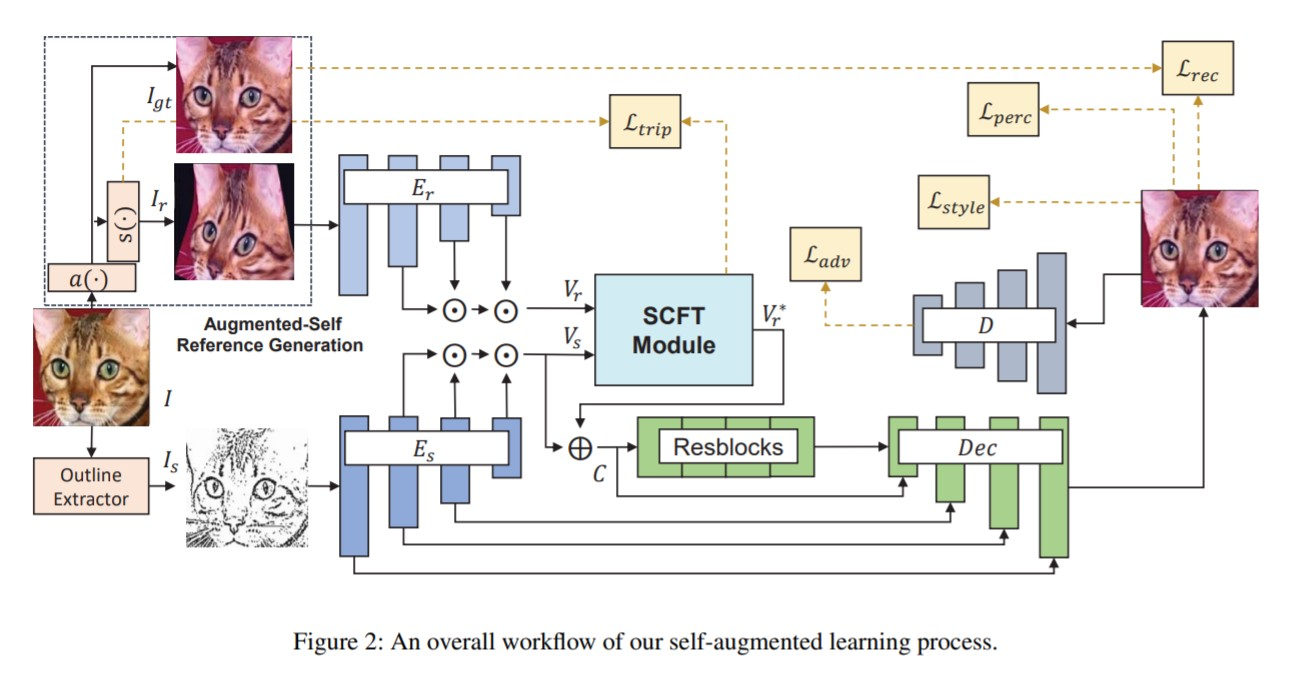
#> input picture reference_scft/data/concept.png, 1301 x 677 px
$ python -i xdog.py   (imports and definitions only)
#> lines starting #> are read from the running program, lines starting #| are printed output that depends on the picture; after the words box and inside, x2 and y2 are one past the last pixel; in counts of white or black regions, pixels touching at a corner belong together
import numpy as np
import cv2 as cv


def sharpImage(img, sigma, k_sigma, p):
    sigma_large = sigma * k_sigma
    G_small = cv.GaussianBlur(img, (0, 0), sigma)
    G_large = cv.GaussianBlur(img, (0, 0), sigma_large)
    S = (1+p) * G_small - p * G_large

    return S


def softThreshold(SI, epsilon, phi):
    T = np.zeros(SI.shape)
    SI_bright = SI >= epsilon
    SI_dark = SI < epsilon
    T[SI_bright] = 1.0
    T[SI_dark] = 1.0 + np.tanh(phi * (SI[SI_dark] - epsilon))

    return T


def xdog(img, sigma, k_sigma, p, epsilon, phi):
    S = sharpImage(img, sigma, k_sigma, p)
    SI = np.multiply(img, S)
    T = softThreshold(SI, epsilon, phi)

    return T


def xdog_process(filename):
#> called with filename = 'data/concept.png'
    img = cv.imread(filename)
#> img is the input picture: shape (677, 1301, 3); mean B, G, R 232.1, 233, 235.7
    img = cv.cvtColor(img, cv.COLOR_RGB2GRAY)
#> img: shape (677, 1301)
    img = img / 255.0
    sigma = np.random.choice([0.3, 0.4, 0.5])
    img = xdog(img, sigma, 4.5, 19, 0.01, 10^9)
#> in sharpImage, `S = (1+p) * G_small - p * G_large`:
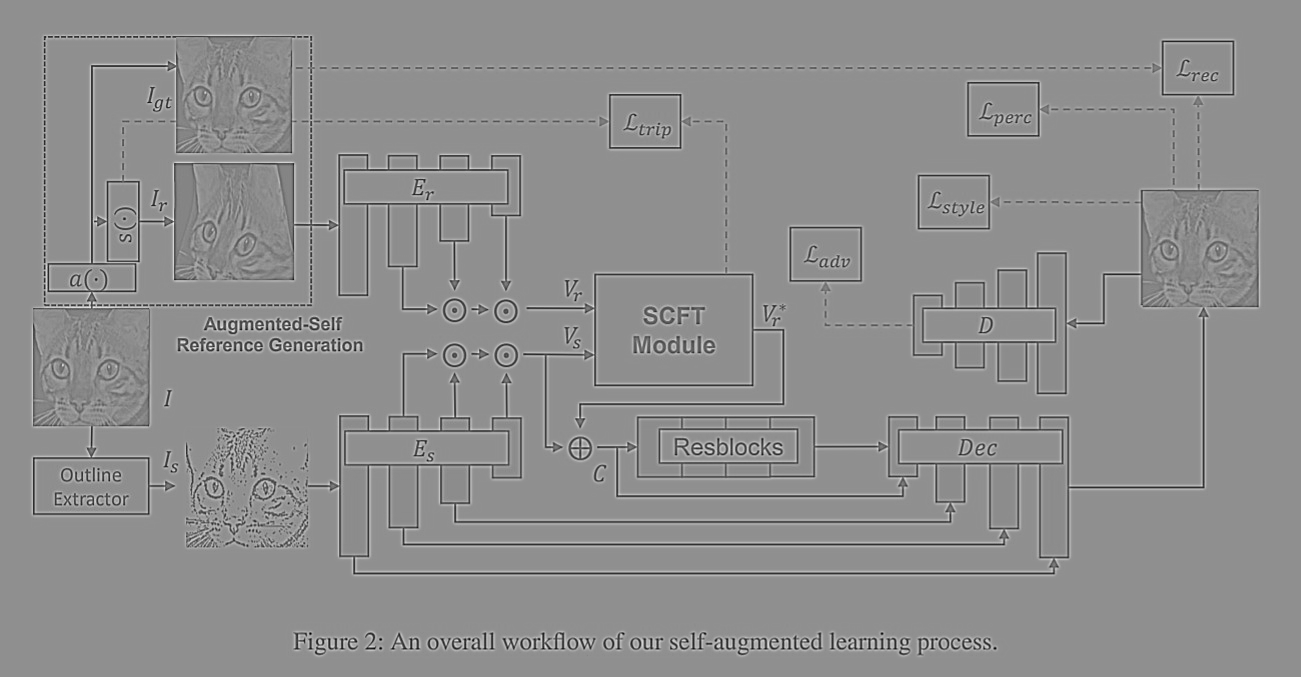
#> S: shape (677, 1301) float64; min -10.89, max 10.18, mean 0.914; drawn with min black and max white
#> in xdog, `SI = np.multiply(img, S)`:
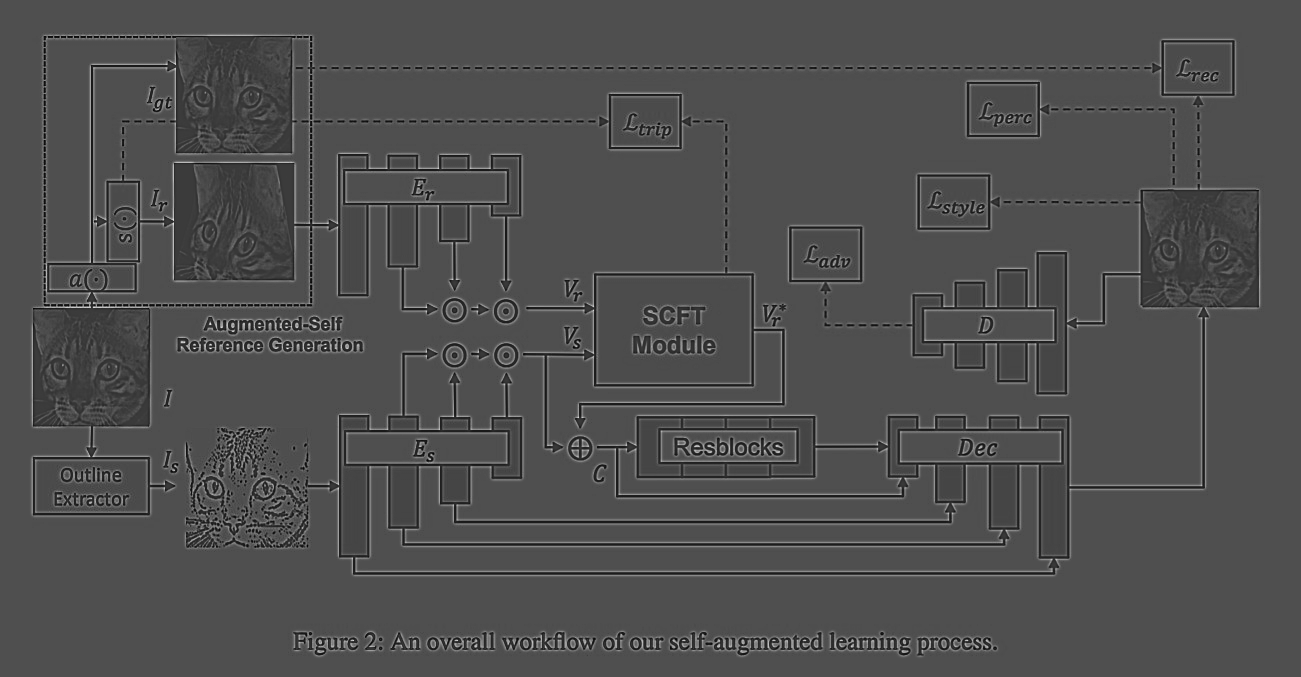
#> SI: shape (677, 1301) float64; min -3.05, max 10.02, mean 1.01; drawn with min black and max white
#> in softThreshold, `SI_bright = SI >= epsilon`:
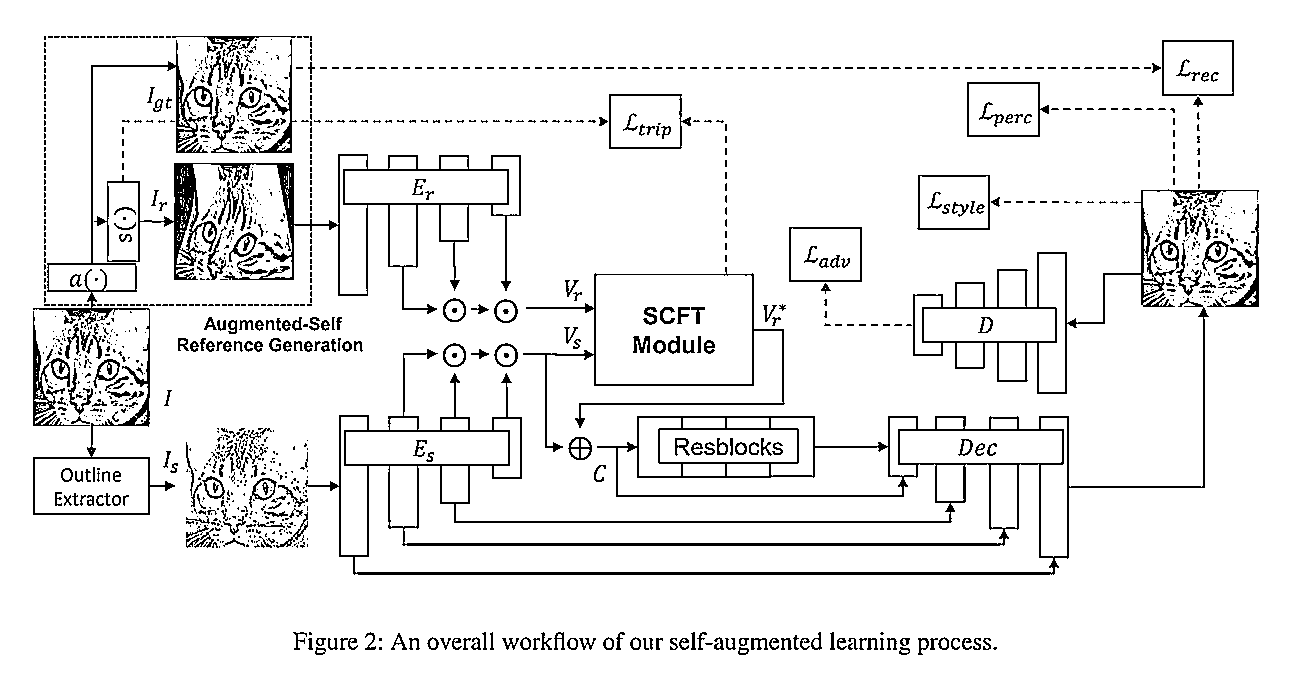
#> SI_bright: shape (677, 1301) bool; 92.7% white; black in thin lines or dots, all inside (x1, y1, x2, y2) = (33, 36, 1259, 655)
#> in softThreshold, `T[SI_dark] = 1.0 + np.tanh(phi * (SI[SI_dark] - epsilon))`:
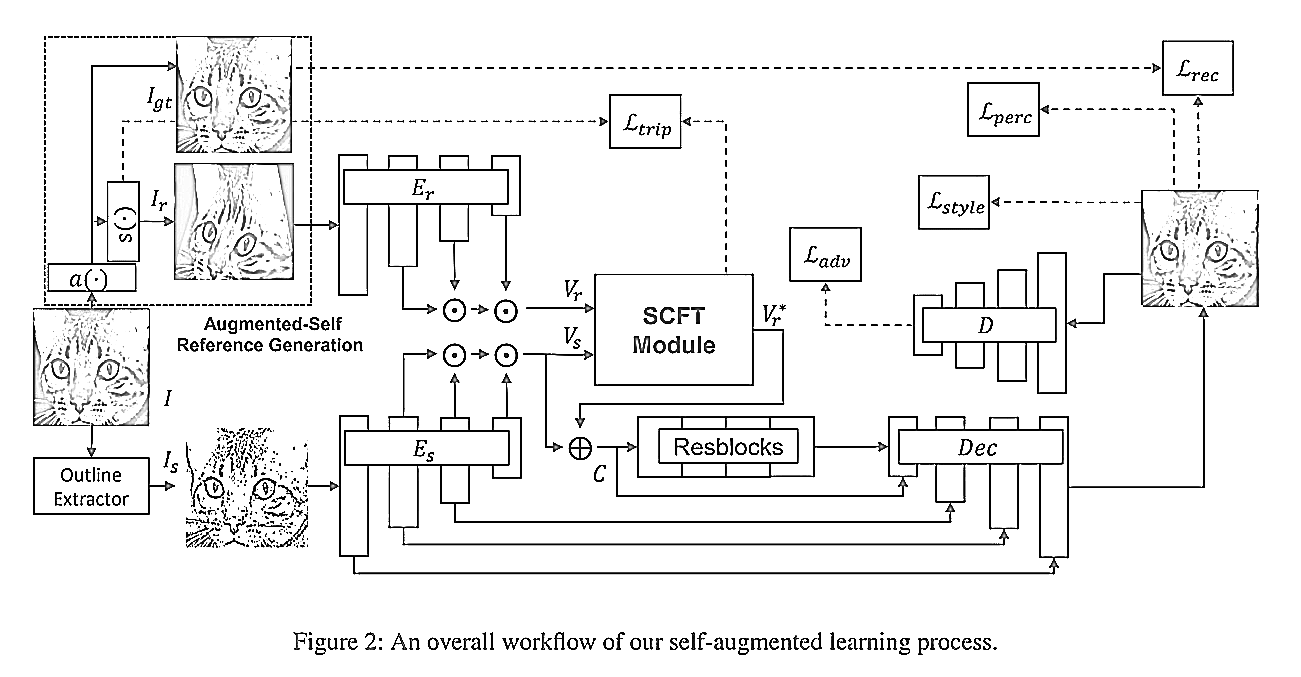
#> T: shape (677, 1301) float64; min 2.14e-08, max 1, mean 0.943

    return img

>>> result = xdog_process('data/concept.png')
